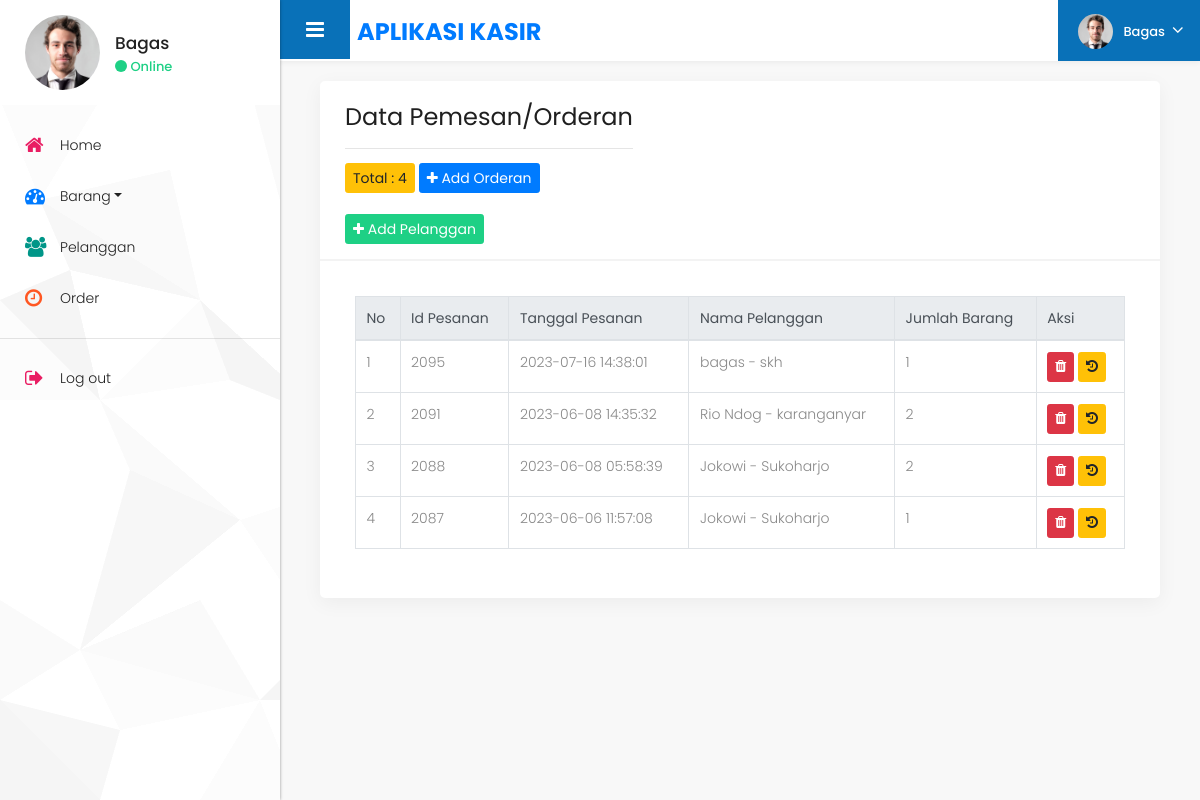
The page /order.php (signed in) on the database its author committed.
### tables this page shows
CREATE TABLE `pesanan` (
  `id_pesanan` int(11) NOT NULL,
  `tanggal_pesanan` timestamp NOT NULL DEFAULT current_timestamp(),
  `id_pelanggan` int(11) NOT NULL
);

CREATE TABLE `pelanggan` (
  `id_pelanggan` int(11) NOT NULL,
  `nama_pelanggan` varchar(30) NOT NULL,
  `telp` varchar(16) NOT NULL,
  `alamat` varchar(50) NOT NULL
);

### order.php (the view, shortened to what this page needs)
<?php
    require_once('koneksi.php');
    $record_psn=mysqli_query($conn, "SELECT * FROM pesanan");
    $output_record_psn=mysqli_num_rows($record_psn);
?>
<!DOCTYPE html>
<html lang="en">
   <head>
      <?php require_once('layout/_css.php'); ?>
   </head>
   <body class="dashboard dashboard_2">
      <div class="full_container">
        <div class="inner_container">
            <?php require_once('layout/_sidebar.php'); ?>
            <div id="content">
            <br>
            <?php require_once('layout/_topbar.php'); ?>
                <div class="midde_cont">
                    <div class="col-md-12">
                        <div class="white_shd full margin_bottom_30">
                            <div class="full graph_head mb-0">
                                <div class="heading1 margin_0">
                                    <h1>Data Pemesan/Orderan</h1><hr>
                                    <button class="btn btn-warning btn-sm" >Total : <?= $output_record_psn ?></button>
                                    <button type="button" class="btn btn-primary mt-0 btn-sm" data-toggle="modal" data-target="#modalpesanan"><i class="fa fa-plus"></i>
                                        Add Orderan
                                    </button><br><br>
                                    <button type="button" class="btn btn-success mt-0 btn-sm" data-toggle="modal" data-target="#modalpelanggan"><i class="fa fa-plus"></i>
                                        Add Pelanggan
                                    </button>
                                </div>
                            </div>
                            <div class="table_section padding_infor_info">
                                <div class="table-responsive-sm">
                                    <table class="table table-bordered">
                                        <thead class="thead-light">
                                            <tr>
                                                <th>No</th>
                                                <th>Id Pesanan</th>
                                                <th>Tanggal Pesanan</th>
                                                <th>Nama Pelanggan</th>
                                                <th>Jumlah Barang</th>
                                                <th>Aksi</th>
                                            </tr>
                                        </thead>
                                        <tbody>
                                            <?php $no = 0 ?>
                                            <?php
                                            $getpesanan = mysqli_query($conn,
                                                "SELECT * FROM pesanan p, pelanggan plgn WHERE p.id_pelanggan=plgn.id_pelanggan order by tanggal_pesanan DESC"
                                            );
                                            while ($p = mysqli_fetch_array($getpesanan)) {
                                                $id_pesanan = $p['id_pesanan'];
                                                $tanggal_pesanan = $p['tanggal_pesanan'];
                                                $nama_pelanggan = $p['nama_pelanggan'];
                                                $alamat = $p['alamat'];
                                                $hitungjumlah = mysqli_query($conn, "SELECT * FROM detail_pesanan WHERE id_pesanan='$id_pesanan'");
                                                if ($hitungjumlah) {
                                                    $jumlah = mysqli_num_rows($hitungjumlah);
                                                } else {
                                                    echo "Halahh Mbohh Mumett" . mysqli_error($conn);
                                                }
                                            ?>
                                            <?php $no++ ?>
                                            <tr>
                                                <td scope="row"><?= $no; ?></td>
                                                <td><?= $id_pesanan ?></td>
                                                <td><?= $tanggal_pesanan ?></td>
                                                <td><?= $nama_pelanggan ?> - <?= $alamat; ?></td>
                                                <td><?= $jumlah; ?></td>
                                                <td class="text-white">
                                                    <a onclick="return confirm('Apakah anda yakin??')" class="btn btn-danger btn-sm" href="_pesanan_model.php?hapus=<?= $p['id_pesanan'] ?>"><i class="fa fa-trash"></i></a>
                                                    <a class="btn btn-warning btn-sm" href="_history.php?id_psn=<?= $id_pesanan; ?>"><i class="fa fa-history"></i></a>
                                                </td>
                                            </tr>
                                            <?php } ?>
                                        </tbody>
                                    </table>
                                </div>
                            </div>
                        </div>
                    </div>
                </div>
            </div>
        </div>
      </div>
   </body>
</html>

### layout/_css.php (shortened to what this page needs)
<link rel="stylesheet" href="tema/css/bootstrap.min.css" />
<link rel="stylesheet" href="tema/style.css" />
<link rel="stylesheet" href="tema/css/responsive.css" />
<link rel="stylesheet" href="tema/css/color_2.css" />
<link rel="stylesheet" href="tema/css/bootstrap-select.css" />
<link rel="stylesheet" href="tema/css/perfect-scrollbar.css" />
<link rel="stylesheet" href="tema/css/custom.css" />

### layout/_sidebar.php (shortened to what this page needs)
<nav id="sidebar">
    <div class="sidebar_blog_1">
        <div class="sidebar_user_info">
            <div class="user_profle_side">
            <div class="user_img"><img class="img-responsive" src="tema/images/layout_img/user_img.jpg" alt="#" /></div>
            <div class="user_info">
                <h6><?= $_SESSION['nama']?></h6>
                <p><span class="online_animation"></span> Online</p>
            </div>
            </div>
        </div>
    </div><hr>
    <div class="sidebar_blog_2">
        <ul class="list-unstyled components">
            <li>
                <a href="index.php"><i class="fa fa-home red_color"></i> <span>Home</span></a>
            </li>
            <li class="active">
                <a href="#dashboard" data-toggle="collapse" aria-expanded="false" class="dropdown-toggle"><i class="fa fa-dashboard text-primary"></i> <span>Barang</span></a>
            </li>
            <li>
                <a href="pelanggan.php"><i class="fa fa-users green_color"></i> <span>Pelanggan</span></a>
            </li>
            <li>
                <a href="order.php"><i class="fa fa-clock-o orange_color"></i> <span>Order</span></a>
            </li><hr>
            <li>
                <a href="logout.php"><i class="fa fa-sign-out red_color"></i> <span>Log out</span></a>
            </li>
        </ul>
    </div>
</nav>

### layout/_topbar.php (shortened to what this page needs)
<div class="topbar">
    <nav class="navbar navbar-expand-lg navbar-light">
        <div class="full">
        <button type="button" id="sidebarCollapse" class="sidebar_toggle"><i class="fa fa-bars"></i></button>
        <div class="logo_section mt-3 ml-2">
            <a href="index.php">
                <h3 class="text-primary">APLIKASI KASIR</h3>
            </a>
        </div>
        <div class="right_topbar">
            <div class="icon_info">
                <ul class="user_profile_dd">
                    <li>
                    <a class="dropdown-toggle" data-toggle="dropdown"><img class="img-responsive rounded-circle" src="tema/images/layout_img/user_img.jpg" alt="#" /><span class="name_user"><?= $_SESSION['nama']?></span></a>
                    </li>
                </ul>
            </div>
        </div>
        </div>
    </nav>
</div>

### tema/css/color_2.css (style rules this page uses)
.topbar .navbar { background: #fff; box-shadow: 0 2px 5px rgba(0, 0, 0, 0.05); }
.sidebar_user_info { background: #fff; }
.sidebar_toggle { background: #0971b8; }
.icon_info ul.user_profile_dd > li { background: #0971b8; }
.icon_info ul li a { color: #333; }
.user_info h6 { color: #222; }
#sidebar { background-color: #fff; background-image: url('images/layout_img/pattern_h.png'); }
#sidebar ul li a { color: #222; }

### tema/css/perfect-scrollbar.css (style rules this page uses)
.ps { overflow: hidden !important; overflow-anchor: none; -ms-overflow-style: none; touch-action: auto; -ms-touch-action: auto; }

### rows shown on the page
pesanan: id_pesanan "2095", tanggal_pesanan "2023-07-16 14:38:01", id_pelanggan.nama_pelanggan "bagas", id_pelanggan.alamat "skh", jumlah "1"
pesanan: id_pesanan "2091", tanggal_pesanan "2023-06-08 14:35:32", id_pelanggan.nama_pelanggan "Rio Ndog", id_pelanggan.alamat "karanganyar", jumlah "2"
pesanan: id_pesanan "2088", tanggal_pesanan "2023-06-08 05:58:39", id_pelanggan.nama_pelanggan "Jokowi", id_pelanggan.alamat "Sukoharjo", jumlah "2"
pesanan: id_pesanan "2087", tanggal_pesanan "2023-06-06 11:57:08", id_pelanggan.nama_pelanggan "Jokowi", id_pelanggan.alamat "Sukoharjo", jumlah "1"

### other values the page prints
$_SESSION['nama'] "Bagas"
$output_record_psn "4"
